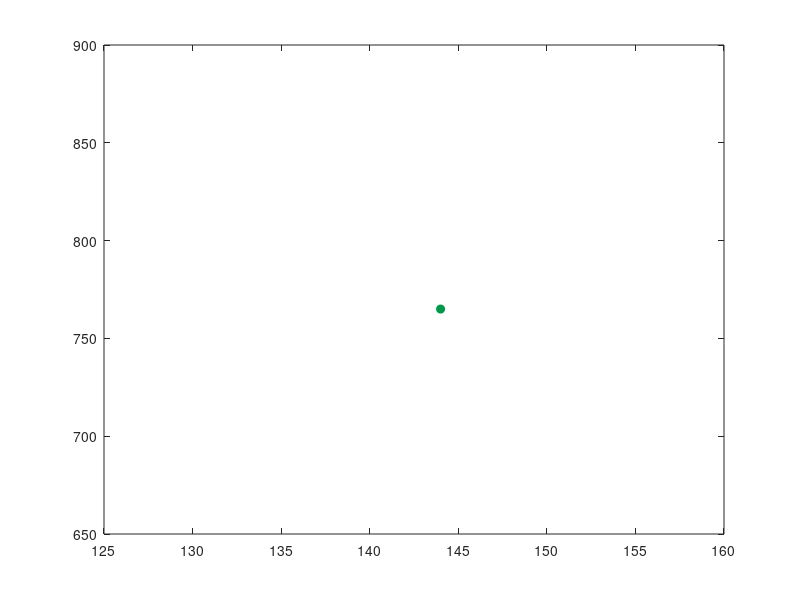

The MATLAB script that drew this image: (Note: this script raises an error after producing the figure.)
%Covid-19 Simulator Program
%Since the Covid-19 Outbreak simulations for tracking covid-19 
%in an environment have proven useful. One of the main purposes of 
%this simulation is to demonstrate one way in which a covid-19 outbreak
%or a similar virus could be simulated with simplifications and
%assumptions made.
%------------------------------------------------------------------------

%Housekeeping
clf
clearvars
close all

%Parameters and Variables
%User Input for the number of individuals to be included in the simulation
N = input('Enter number of individuals for simulation: ');%Number of Individuals
L =1000;       %Width and Height dimensions
dt = 10;       %Timestep
T=10*24*60*60; %Total Simulation time
nstep = T/dt;  %Total number of steps

%Allocating healthy status variables values 
healthy = 0; sick = 1; asymptomatic = 2; recovered = 3;

%Defining empty storage arrays
XY = zeros(2,N); %X coordinates row 1, Y coordinates row 2
A = zeros(3,N);  %Individual status row 1, Status time holder rows 2 & 3
A(1) = sick;     %Initial sick individual
info.timesec = zeros(nstep,1);   %Time structure (seconds)
info.time = zeros(nstep,1);      %Time structure (DD:HH:MM:SS)
info.healthy = zeros(nstep,1);   %Number of healthy individuals at any given time
info.asymptomatic = zeros(nstep,1);  %Number of asymptomatic individuals at any given time
info.sick = zeros(nstep,1);      %Number of sick individuals at any given time
info.recovered = zeros(nstep,1); %Number of recovered individuals at any given time
num.status = zeros(1,N);         %Total number of healthy individuals
num.healthy = zeros(1);        %Toal number of asymptomatic individuals
num.sick = zeros(1);           %Total number of infected individuals
num.asymptomatic = zeros(1);   %Total number of sick individuals
num.recovered = zeros(1);      %Total number of recovered individuals

%Allocating random initial individual positions
for i=1:N
    XY(1,i)=randi([0,L],1,1); %Random X coordinates
    XY(2,i)=randi([0,L],1,1); %Random Y coordinates
end

%Defining initial velocity components and theta values 
for i = 1:N
    vel = 0.1:0.001:0.2; %Velocity range
    vel_magnitude = vel(randi([1,numel(vel)],1,i)); %Generates random velocity magnitudes
    theta = 0:0.01:2*pi; %Theta range
    theta = theta(randi([1,numel(theta)],1,i)); %Theta values
    u_comp = vel_magnitude.*cos(theta);         %u velocity component
    v_comp = vel_magnitude.*sin(theta);         %v velocity component
end
V = [u_comp;v_comp]; %Defined Velocity Matrix

%Initial Plot
for i = 2:N
    if A(i) == 0
    plot(XY(1,i),XY(2,i),'o','MarkerEdgeColor', ... %Healthy Individuals Plotted
        [0 0.6 0.3],'MarkerFaceColor',[0 0.6 0.3]);
    end
    hold on
    plot(XY(1,1),XY(2,2),'o','MarkerEdgeColor', ... %Sick Individual Plotted
        [1,0.2,0.2],'MarkerFaceColor','[1,0.2,0.2]');
    title('Initial Plot')
end
box on;axis square %Box outline and axes defined 
xlabel('Width (m)','FontSize',11); ylabel('Height (m)','FontSize',11); %Axes lables
title('Location Plot','FontSize',12);
ax = gca;
exportgraphics(ax,'Initial_Plot.jpeg') %Saving initial plot
hold off

%Initialise History Line Plot 
figure(3)
axh=0;ayh=N-1;a2xa=0;a2ya=0; %Placeholder Variables to intialise history line plot
a3xs=0;a3ys=1;a4xr=0;a4yr=0;
an1 = animatedline(axh,ayh,'Color',[0 0.6 0.3],'LineWidth',2);  %Healthy indivduals line
an2 = animatedline(a2xa,a2ya,'Color',[1 0.5 0],'LineWidth',2);  %Asyptomatic individual ine
an3 = animatedline(a3xs,a3ys,'Color',[1 0.2 0.2],'LineWidth',2);%Sick individual line
an4 = animatedline(a4xr,a4yr,'Color',[0 0.5 1],'LineWidth',2);  %Recovered individual line

%Loop to Update Plot in time up to nstep
for T=1:nstep
    %Update Positions and Velocities with timestep
    XY(1,:) = XY(1,:) + dt*V(1,:); %X Positions Updated
    XY(2,:) = XY(2,:) + dt*V(2,:); %Y Positions Updated 
    V = w_check(XY,V,L,N,theta);   %Collision with walls Function
 
    for i = 1:N %Loop iterates through all individuals
        
        if A(1,i) == sick
            for j = 1:N
                    r = [XY(1,i)-XY(1,j),XY(2,i)-XY(2,j)]; %Finds array of (x;y)distances
                    dist(j) = abs(sqrt(sum(r.^2))); %Absolute distance calculation
            end
            
            for k = 1:length(dist)       %Loops through distance array for N individuals
                if i~=k && dist(k) <= 2  %Distance between any two individuals is less than 2 m condition
                    p = rand([1,1]);     %Generates random probability
                    if p >= 0.5          %If p >= 0.5 the individual in close contact is infected
                        A(1,k) = asymptomatic; %Individual status change to (infected) asymptomatic
                    end
                end
            end 
            
            if A(1,i) == asymptomatic %If an indvidual is infected and asymptomatic
                for m = 1:N
                    r  = [XY(1,i)-XY(1,m),XY(2,i)-XY(2,m)]; %Finds array of (x;y) distances
                    dist(m) = abs(sqrt(sum(r.^2))); %Absolute distance calculation
                    if (dist(m) <= 2)
                        p = rand([1,1]);     
                        if (p <= 0.3)      %If p <= 0.3 the infected individual will infect healthy individuals 
                            A(1,m) = sick; %Individual status change to (infected) sick
                        end
                    end
                end
            end
            
        end
        
        %Status Change after certain specified period of time
        if A(1,i) == asymptomatic %infected asymptomatic
            A(2,i) = A(2,i)+1; %counter begins to track time
        elseif A(1,i) == sick  %infected sick
            A(3,i) = A(3,i)+1; %counter begins to track time
        end
        if A(2,i) >= 17280 %after 2 days infected asymptomatic individual becomes sick
            A(1,i) = sick;
        end
        if A(3,i) >= 25920 %after 3 days sick individual becomes recovered
            A(1,i) = recovered;
        end
        
        %Allocating the total number of any indiviidual at any time to a structure 
        num.status = A(1,:); %Status of each individual structure
        if num.status(i) == 0
            num.healthy = length(find(A(1,:)==0)); %Ongoing total of healthy individuals
        elseif num.status(i) == 1
            num.sick = length(find(A(1,:)==1)); %Ongoing total of asymptomatic individuals
        elseif num.status(i) == 2
            num.asymptomatic = length(find(A(1,:)==2)); %Ongoing total of sick individuals
        elseif num.status(i) == 3
            num.recovered = length(find(A(1,:)==3));%Ongoing total of recovered individuals
        end
       
    end %End of loop for all indivduals
    
    %Storage for the number of any individual at any given timestep
    info(T).healthy = length(find(A(1,:)==0));      %Stores the total number of healthy individuals
    info(T).asymptomatic = length(find(A(1,:)==2)); %Stores the total number of asymptomatic individuals
    info(T).sick = length(find(A(1,:)==1));         %Stores the total number of sick individuals 
    info(T).recovered = length(find(A(1,:)==3));    %Stores the total number of recovered individuals
    time_temp = datevec(seconds(T));                %Stores time over nsteps (DD:HH:MM:SS)
    info(T).time = time_temp(3:6);
    time_handle = datevec(seconds(T*dt));    %Convert seconds to days and hours
    time = [num2str(time_handle(3)),' days ',num2str(time_handle(4)),' hours']; 
    info(T).timesec = T;                     %Stores time over nsteps (seconds)

    if mod(T,100) == 0 %After short individual the plot is updated
        
        figure(1) %Simulation Figure
        clf
        hold on
         for i=1:N
             if A(1,i) == healthy  %Healthy Individuals Plotted
                 plot(XY(1,i),XY(2,i),'o','color',[0 0.6 0.3], ...
                     'MarkerFaceColor',[0 0.6 0.3])
             elseif A(1,i) == asymptomatic  %Asymptomatic Individuals Plotted
                 plot(XY(1,i),XY(2,i),'o','color',[1 0.5 0], ...
                     'MarkerFaceColor',[1 0.5 0])
             elseif A(1,i) == sick %Sick Individuals Plotted
                 plot(XY(1,i),XY(2,i),'o','color',[1,0.2,0.2], ...
                     'MarkerFaceColor',[1,0.2,0.2])
             elseif A(1,i) == recovered %Immune Individuals Plotted
                 plot(XY(1,i),XY(2,i),'o','color',[0 0.5 1], ...
                     'MarkerFaceColor',[0 0.5 1])
             end           
         end
         %Plot Characteristics
         box on; axis square;
         xlabel('Width (m)','FontSize',11); 
         ylabel('Height (m)','FontSize',11);
         title(['Location Plot: ',time],'FontSize',12);
         pause(0.0001);
         
         %Saving Location Plot Code
         if T == 17600
            saveas(gcf,'Simulation Day 2','jpeg');
         elseif T == 34800
            saveas(gcf,'Simulation Day 4','jpeg');
         elseif T == 52000
            saveas(gcf,'Simulation Day 6','jpeg');
         end
    end
         
    if mod(T,200) ==0
        figure(2); %Bar Plot Figure
        Xbar = categorical({'Healthy','Asymptomatic','Sick','Recovered'});
        Xbar = reordercats(Xbar,{'Healthy','Asymptomatic','Sick','Recovered'});
        b_graph = bar(Xbar, [info(T).healthy info(T).asymptomatic info(T).sick info(T).recovered]);
        b_graph.FaceColor = 'flat';
        b_graph.CData(1,:) = [0 0.6 0.3]; %Healthy Colour
        b_graph.CData(2,:) = [1 0.5 0];   %Infected Colour
        b_graph.CData(3,:) = [1,0.2,0.2]; %Sick Colour
        b_graph.CData(4,:) = [0 0.5 1];   %Immune Colour
        
        %Plot Characteristics 
        ylabel('Number of Individuals','FontSize',11);    %Y Axis Label
        xlabel('Individual Health Status','FontSize',11); %X Axis Label
        title(['Health Status Tracker: ',time],'FontSize',12);
        ylim([0 N]);
        pause(0.0001);
        
        %Saving Bar Plot Code
        if T == 17600
            saveas(gcf,'Bar Graph Day 2','jpeg');
        elseif T == 34800
            saveas(gcf,'Bar Graph Day 4','jpeg');
        elseif T == 52000
            saveas(gcf,'Bar Graph Day 6','jpeg');
        end
        
        figure(3); %History Line Plot Figure
        timeline = info(T).timesec; 
        %Addpoint function adds the points in time for each individual line
        addpoints(an1,timeline/360,info(T).healthy);
        addpoints(an2,timeline/360,info(T).asymptomatic);
        addpoints(an3,timeline/360,info(T).sick);
        addpoints(an4,timeline/360,info(T).recovered);
        an1.LineWidth = 2; an2.LineWidth = 2; %Line Width 2
        an3.LineWidth = 2; an4.LineWidth = 2;
        
        %Plot Characteristics
        box on;
        title(['History of Outbreak: ',time],'FontSize',12);
        ylabel('Number of Individuals','FontSize',11);
        xlabel('Time (Hours)','FontSize',11);
        legend('Healthy','Asymptomatic','Sick','Recovered','Location','northeast','FontSize',8);
        pause(0.00001);
        
        %Saving History Plots Code
        if T == 17600
            saveas(gcf,'History Plot Day 2','jpeg');
        elseif T == 34800
            saveas(gcf,'History Plot Day 4','jpeg');
        elseif T == 52000
            saveas(gcf,'History Plot Day 6','jpeg');
        end 
    end
    
    %Daily Summaries Output to Command Window
    if mod(T,8640) == 0
        d = T/8640; %Time for each day
        diary on
        diary DailySummaries.txt
        disp(['Day: ', num2str(d)]);
        disp(['Number of healthy people: ', num2str(num.healthy)]);
        disp(['Number of asymptomatic people: ', num2str(num.asymptomatic)]);
        disp(['Nnumber of sick people: ', num2str(num.sick)]);
        disp(['Number of recovered people: ', num2str(num.recovered)]);
        diary off
    end
end